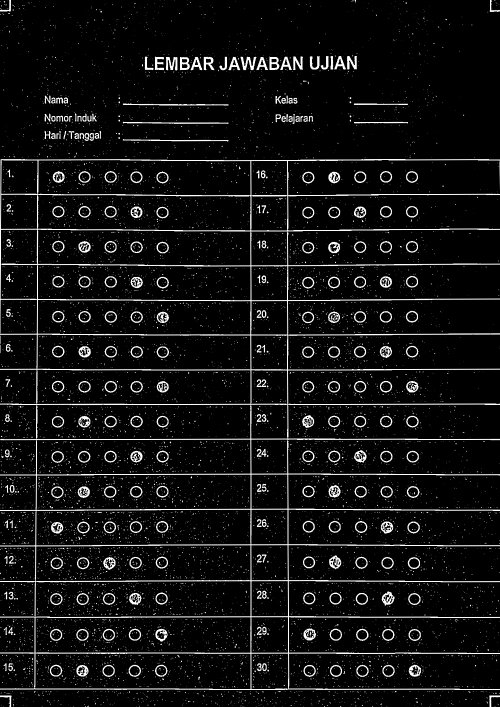
#> input picture test_03_warped_raw.png, 1000 x 1414 px (shown at 1/2 size)
$ python roi_calibration_tool.py
#> lines starting #> are read from the running program, lines starting #| are printed output that depends on the picture; after the words box and inside, x2 and y2 are one past the last pixel; in counts of white or black regions, pixels touching at a corner belong together
"""
ROI CALIBRATION TOOL
====================
Tool untuk menyesuaikan koordinat ROI agar pas dengan bubble
"""

import cv2
import numpy as np

def draw_roi_grid(image_path, show_interactive=True):
    """
    Gambar grid ROI di atas warped image untuk kalibrasi
    """
#> called with image_path = 'test_03_warped_raw.png', show_interactive = True
    # Load warped image
    warped = cv2.imread(image_path, cv2.IMREAD_GRAYSCALE)
#> warped is the input picture: shape (1414, 1000); min 0, max 255, mean 17.9
    if warped is None:
        print(f"Error: Cannot load {image_path}")
        return

    height, width = warped.shape
#> height = 1414; width = 1000

    # Convert to color untuk visualisasi
    vis = cv2.cvtColor(warped, cv2.COLOR_GRAY2BGR)

    # ============================================================
    # KOORDINAT ROI - SESUAIKAN INI SAMPAI PAS!
    # ============================================================

    # Vertikal (Y-axis)
    start_y = int(height * 0.22)  # Mulai dari mana? Coba ubah 0.20-0.25
#> start_y = 311
    end_y = int(height * 0.95)    # Akhir di mana? Coba ubah 0.92-0.97
#> end_y = 1343

    # Kolom Kiri (X-axis)
    col1_start_x = int(width * 0.08)  # Kiri kolom 1
#> col1_start_x = 80
    col1_end_x = int(width * 0.48)    # Kanan kolom 1
#> col1_end_x = 480

    # Kolom Kanan (X-axis)
    col2_start_x = int(width * 0.52)  # Kiri kolom 2
#> col2_start_x = 520
    col2_end_x = int(width * 0.92)    # Kanan kolom 2
#> col2_end_x = 920

    # ============================================================

    print("\n" + "="*70)
    print("ROI CALIBRATION TOOL")
    print("="*70)
    print(f"Image size: {width}x{height}")
#| Image size: 1000x1414
    print(f"\nCurrent ROI coordinates:")
    print(f"  Vertical range:  Y = {start_y} to {end_y}")
#|   Vertical range:  Y = 311 to 1343
    print(f"  Column 1 (Q1-15):  X = {col1_start_x} to {col1_end_x}")
#|   Column 1 (Q1-15):  X = 80 to 480
    print(f"  Column 2 (Q16-30): X = {col2_start_x} to {col2_end_x}")
#|   Column 2 (Q16-30): X = 520 to 920

    # Hitung parameter grid
    questions_per_col = 15
    choices = 5

    row_height = (end_y - start_y) // questions_per_col
#> row_height = 68
    col1_bubble_width = (col1_end_x - col1_start_x) // choices
#> col1_bubble_width = 80
    col2_bubble_width = (col2_end_x - col2_start_x) // choices
#> col2_bubble_width = 80

    print(f"\nGrid parameters:")
    print(f"  Row height: {row_height}px")
#|   Row height: 68px
    print(f"  Column 1 bubble width: {col1_bubble_width}px")
#|   Column 1 bubble width: 80px
    print(f"  Column 2 bubble width: {col2_bubble_width}px")
#|   Column 2 bubble width: 80px

    # Gambar ROI boxes (outer boundary)
    cv2.rectangle(vis, (col1_start_x, start_y), (col1_end_x, end_y), (0, 255, 0), 3)
    cv2.rectangle(vis, (col2_start_x, start_y), (col2_end_x, end_y), (0, 255, 0), 3)
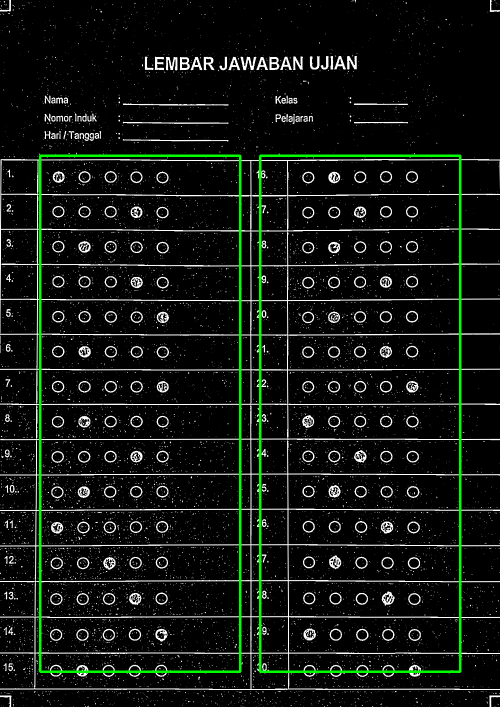
#> vis: shape (1414, 1000, 3) (shown at 1/2 size); mean B, G, R 17.5, 22.7, 17.5

    # Gambar grid horizontal (baris soal)
    for i in range(questions_per_col + 1):
        y = start_y + i * row_height

        # Garis di kolom 1
        cv2.line(vis, (col1_start_x, y), (col1_end_x, y), (255, 0, 0), 1)

        # Garis di kolom 2
        cv2.line(vis, (col2_start_x, y), (col2_end_x, y), (255, 0, 0), 1)

        # Label nomor soal
        if i < questions_per_col:
            q_num_col1 = i + 1
            q_num_col2 = i + 16
            cv2.putText(vis, str(q_num_col1), (col1_start_x - 30, y + row_height//2),
                       cv2.FONT_HERSHEY_SIMPLEX, 0.5, (0, 0, 255), 2)
            cv2.putText(vis, str(q_num_col2), (col2_start_x - 30, y + row_height//2),
                       cv2.FONT_HERSHEY_SIMPLEX, 0.5, (0, 0, 255), 2)
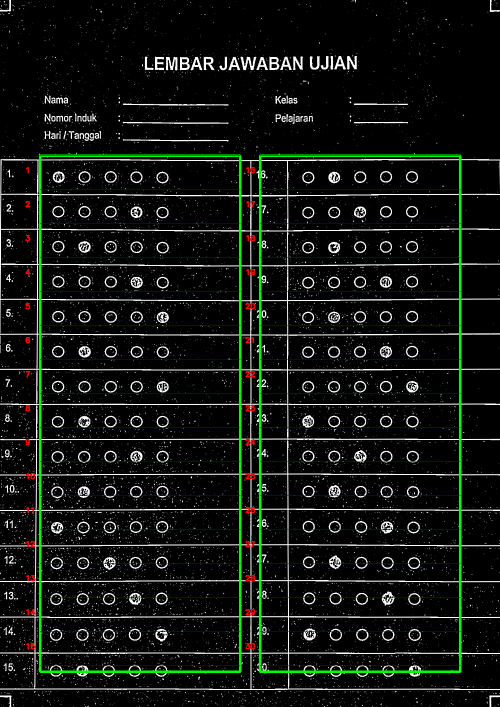
#> vis: shape (1414, 1000, 3) (shown at 1/2 size); 1.17% of pixels changed, all inside (x1, y1, x2, y2) = (51, 311, 921, 1332)

    # Gambar grid vertikal (kolom bubble A-E) untuk kolom 1
    for i in range(choices + 1):
        x = col1_start_x + i * col1_bubble_width
        cv2.line(vis, (x, start_y), (x, end_y), (255, 0, 0), 1)

        # Label A-E
        if i < choices:
            label = chr(65 + i)  # A, B, C, D, E
            cv2.putText(vis, label, (x + col1_bubble_width//2 - 5, start_y - 10),
                       cv2.FONT_HERSHEY_SIMPLEX, 0.5, (255, 0, 0), 2)
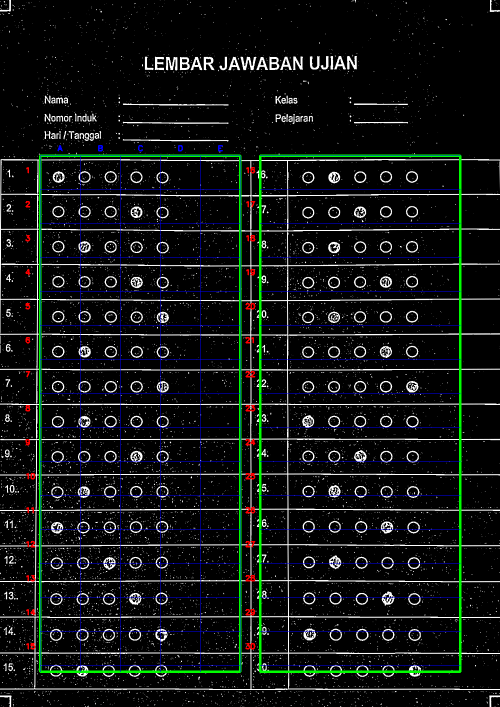
#> vis: shape (1414, 1000, 3) (shown at 1/2 size); 0.46% of pixels changed, all inside (x1, y1, x2, y2) = (80, 290, 481, 1344)

    # Gambar grid vertikal untuk kolom 2
    for i in range(choices + 1):
        x = col2_start_x + i * col2_bubble_width
        cv2.line(vis, (x, start_y), (x, end_y), (255, 0, 0), 1)

        # Label A-E
        if i < choices:
            label = chr(65 + i)
            cv2.putText(vis, label, (x + col2_bubble_width//2 - 5, start_y - 10),
                       cv2.FONT_HERSHEY_SIMPLEX, 0.5, (255, 0, 0), 2)
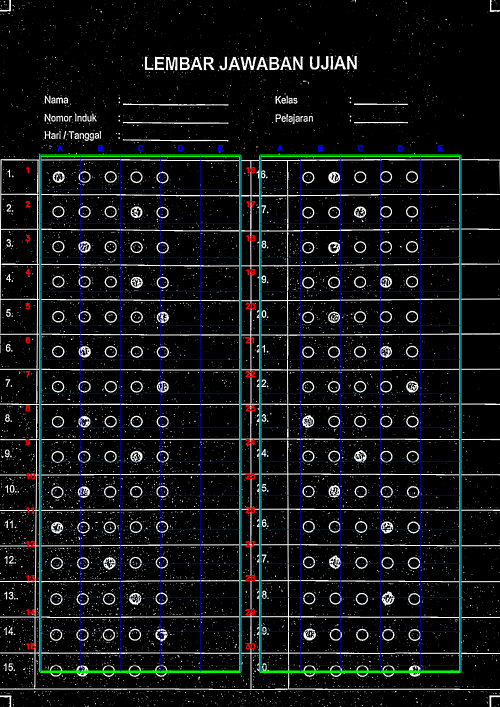
#> vis: shape (1414, 1000, 3) (shown at 1/2 size); 0.46% of pixels changed, all inside (x1, y1, x2, y2) = (520, 290, 921, 1344)

    # Highlight beberapa bubble untuk referensi
    # Q1-A (should be filled)
    highlight_bubble(vis, col1_start_x, start_y, col1_bubble_width, row_height, 0, 0, (0, 255, 255))
    # Q2-D (should be filled)
    highlight_bubble(vis, col1_start_x, start_y, col1_bubble_width, row_height, 1, 3, (0, 255, 255))
    # Q16-A (should be filled)
    highlight_bubble(vis, col2_start_x, start_y, col2_bubble_width, row_height, 0, 0, (0, 255, 255))
#> call 3 of highlight_bubble, with col_start_x = 520, start_y = 311, bubble_width = 80, row_height = 68, row = 0, col = 0, color = (0, 255, 255)
#> in highlight_bubble (call 3), `cv2.rectangle(img, (x1, y1), (x2, y2), color, 2)`:
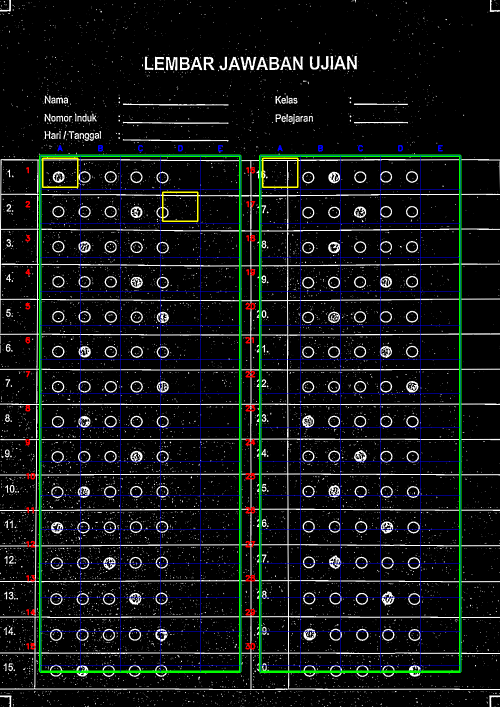
#> img: shape (1414, 1000, 3) (shown at 1/2 size); mean B, G, R 21.8, 21.8, 18.2

    # Save
    output_path = "roi_calibration.png"
    cv2.imwrite(output_path, vis)
    print(f"\n✓ Saved: {output_path}")

    print("\n" + "="*70)
    print("INSTRUCTIONS:")
    print("="*70)
    print("1. Open 'roi_calibration.png' and check:")
    print("   - Are the BLUE GRID LINES aligned with table lines?")
    print("   - Are the QUESTION NUMBERS aligned with actual questions?")
    print("   - Are the A-E LABELS aligned with bubble columns?")
    print("   - Are the YELLOW BOXES centered on filled bubbles?")
    print("\n2. If NOT aligned, adjust these values in detect_answers.py:")
    print(f"   start_y = int(height * 0.22)  <- Move up: decrease, down: increase")
    print(f"   end_y = int(height * 0.95)    <- Expand: increase, shrink: decrease")
    print(f"   col1_start_x = int(width * 0.08)  <- Move left: decrease, right: increase")
    print(f"   col1_end_x = int(width * 0.48)")
    print(f"   col2_start_x = int(width * 0.52)")
    print(f"   col2_end_x = int(width * 0.92)")
    print("\n3. Run this script again after adjusting to verify")
    print("="*70)

    # Show interactive
    if show_interactive:
        # Resize for screen
        scale = 0.6
        display = cv2.resize(vis, None, fx=scale, fy=scale)
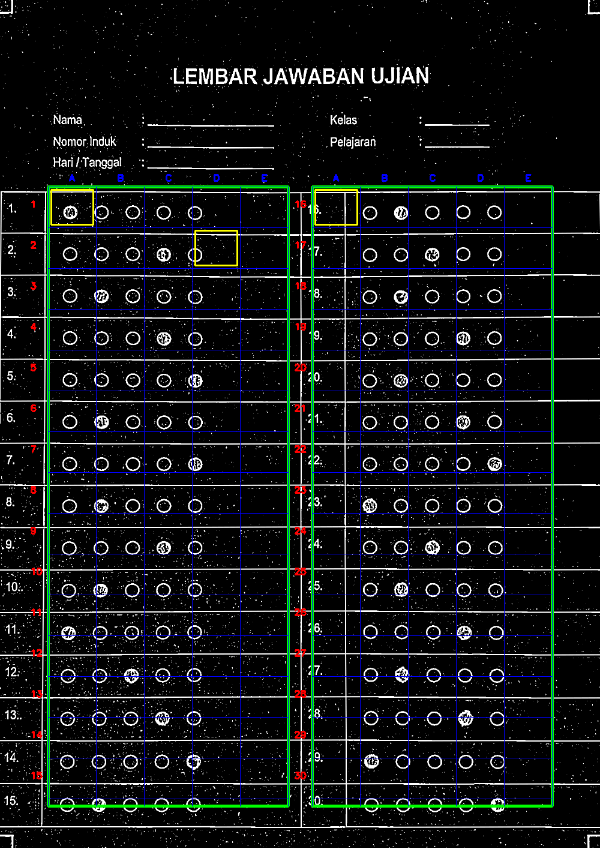
#> display: shape (848, 600, 3); mean B, G, R 21.8, 21.6, 18.1
        cv2.imshow("ROI Calibration - Press any key to close", display)
        cv2.waitKey(0)
        cv2.destroyAllWindows()

def highlight_bubble(img, col_start_x, start_y, bubble_width, row_height, row, col, color):
    """Draw box around a specific bubble"""
    x1 = col_start_x + col * bubble_width + 5
    y1 = start_y + row * row_height + 5
    x2 = x1 + bubble_width - 10
    y2 = y1 + row_height - 10
    cv2.rectangle(img, (x1, y1), (x2, y2), color, 2)

if __name__ == "__main__":
    import sys

    # Check if warped image exists
    warped_file = "test_03_warped_raw.png"

    if len(sys.argv) > 1:
        warped_file = sys.argv[1]

    draw_roi_grid(warped_file, show_interactive=True)
